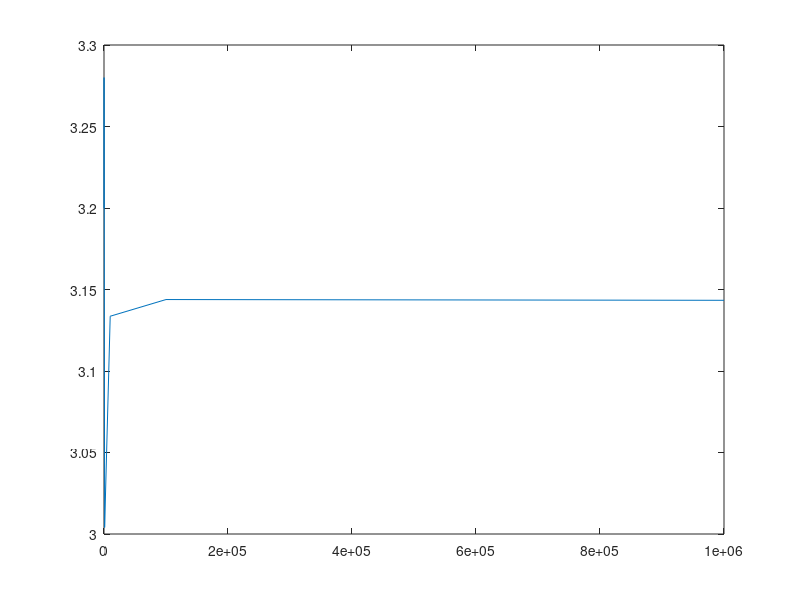

Write MATLAB code to recreate this figure.
% MonteCarlo Pi
% MCPi_0.m
% M. Saum 8/31/2017
clear;

rand("seed",6188);

NTrials = [10; 100; 1000; 10000; 100000; 1000000];
Ncases = numel(NTrials);
PiEst = zeros(Ncases,1);

for i =1:Ncases 
  x = rand(NTrials(i), 1);
  y = rand(NTrials(i), 1);
  Rcount = sum(x.^2+y.^2 <=1);
  PiEst(i) = 4*Rcount/NTrials(i);
end

dlmwrite("MCPi_0_m.txt",[NTrials,PiEst]);

hf = figure();
plot(NTrials',PiEst');
print(hf,"MCPi_0_m.pdf");
